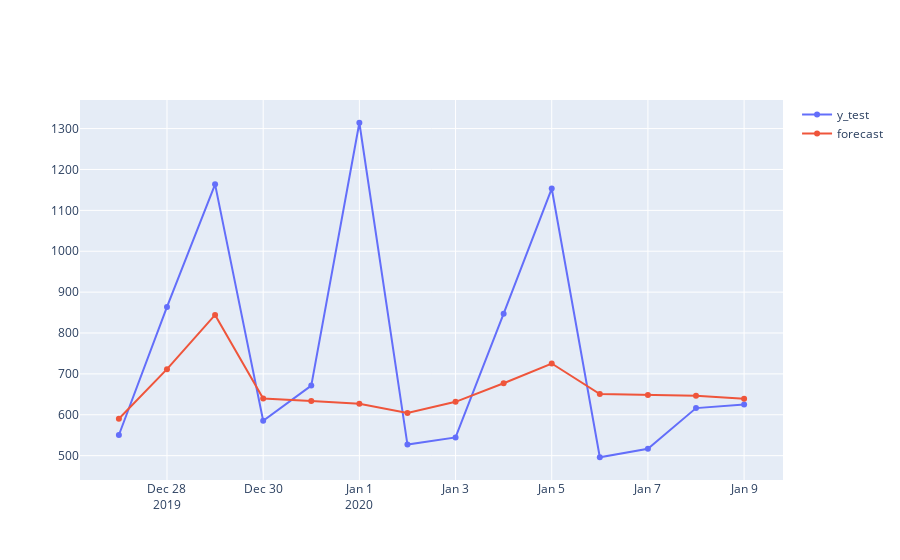

The notebook cell this image was saved under:
### Code cell
fig = go.Figure()
fig.add_trace(go.Scatter(x=y_test_2y.index, y=y_test_2y, name='y_test'))
fig.add_trace(go.Scatter(x=y_test_2y.index, y=y_forecast_SARIMA_2y, name='forecast'))
fig.show()
